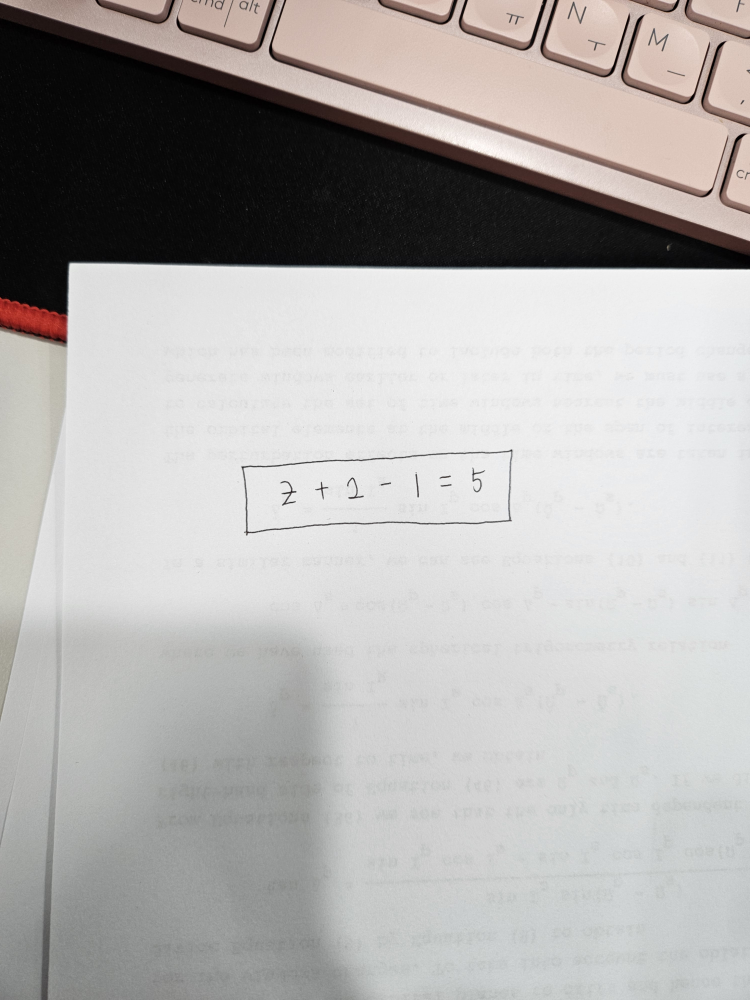
#> input picture data/test/test2.jpg, 3000 x 4000 px (shown at 1/4 size)
$ jupyter execute alpha_recognize.ipynb
#> lines starting #> are read from the running program, lines starting #| are printed output that depends on the picture; after the words box and inside, x2 and y2 are one past the last pixel; in counts of white or black regions, pixels touching at a corner belong together
#> further down, im is the input picture: shape (4000, 3000, 3); mean B, G, R 173.2, 174.6, 176.8
[cell 1]
from imutils.perspective import four_point_transform
import matplotlib.pyplot as plt
import cv2
import os

[cell 2]
def plt_imshow(title='image', img=None, figsize=(8 ,5)):
#> called with title = 'original image', figsize = (8, 5)
    plt.figure(figsize=figsize)

    if type(img) == list:
        if type(title) == list:
            titles = title
        else:
            titles = []

            for i in range(len(img)):
                titles.append(title)

        for i in range(len(img)):
            if len(img[i].shape) <= 2:
                rgbImg = cv2.cvtColor(img[i], cv2.COLOR_GRAY2RGB)
            else:
                rgbImg = cv2.cvtColor(img[i], cv2.COLOR_BGR2RGB)

            plt.subplot(1, len(img), i + 1), plt.imshow(rgbImg)
            plt.title(titles[i])
            plt.xticks([]), plt.yticks([])

        plt.show()
    else:
        if len(img.shape) < 3:
            rgbImg = cv2.cvtColor(img, cv2.COLOR_GRAY2RGB)
        else:
            rgbImg = cv2.cvtColor(img, cv2.COLOR_BGR2RGB)

        plt.imshow(rgbImg)
        plt.title(title)
        plt.xticks([]), plt.yticks([])
        plt.show()

[cell 3]
import imutils

def make_scan_image(image, width, ksize=(5,5), min_threshold=75, max_threshold=200):
#> called with width = 200, ksize = (3, 3), min_threshold = 20, max_threshold = 80
  image_list_title = []
  image_list = []

  org_image = image.copy()
  image = imutils.resize(image, width=width)
  ratio = org_image.shape[1] / float(image.shape[1])
#> ratio = 15

  # 이미지를 grayscale로 변환하고 blur를 적용
  # 모서리를 찾기위한 이미지 연산
  gray = cv2.cvtColor(image, cv2.COLOR_BGR2GRAY)
  blurred = cv2.GaussianBlur(gray, ksize, 0)
  edged = cv2.Canny(blurred, min_threshold, max_threshold)
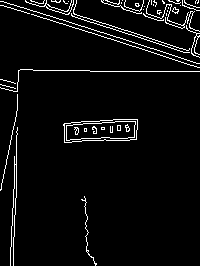
#> edged: shape (266, 200); 4.7% white in thin lines or dots

  image_list_title = ['gray', 'blurred', 'edged']
  image_list = [gray, blurred, edged]

  # contours를 찾아 크기순으로 정렬
  cnts = cv2.findContours(edged.copy(), cv2.RETR_EXTERNAL, cv2.CHAIN_APPROX_SIMPLE)
#> cnts = 44 contours, 42 with area under 20; largest, box (x1, y1, x2, y2) and area: (63, 119, 138, 143) 1434, (172, 7, 179, 14) 21
  cnts = imutils.grab_contours(cnts)
  cnts = sorted(cnts, key=cv2.contourArea, reverse=True)

  findCnt = None

  # 정렬된 contours를 반복문으로 수행하며 4개의 꼭지점을 갖는 도형을 검출
  for c in cnts:
    peri = cv2.arcLength(c, True)
    approx = cv2.approxPolyDP(c, 0.02 * peri, True)

    # contours가 크기순으로 정렬되어 있기때문에 제일 첫번째 사각형을 영역으로 판단하고 break
    if len(approx) == 4:
      findCnt = approx
      break
#> this loop made 1 pass
#> (peri, findCnt) on pass 1: (189, [[137, 119], [64, 123], [64, 142], [136, 139]])

  # 만약 추출한 윤곽이 없을 경우 오류
  if findCnt is None:
    raise Exception(("Could not find outline."))

  output = image.copy()
  cv2.drawContours(output, [findCnt], -1, (0, 255, 0), 2)
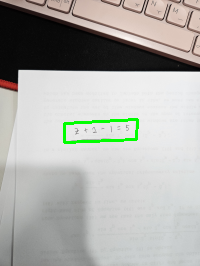
#> output: shape (266, 200, 3); mean of channels 0, 1, 2 171, 175, 174.6; drawn as B, G, R

  image_list_title.append("Outline")
  image_list.append(output)

  # 원본 이미지에 찾은 윤곽을 기준으로 이미지를 보정
  transform_image = four_point_transform(org_image, findCnt.reshape(4, 2) * ratio)
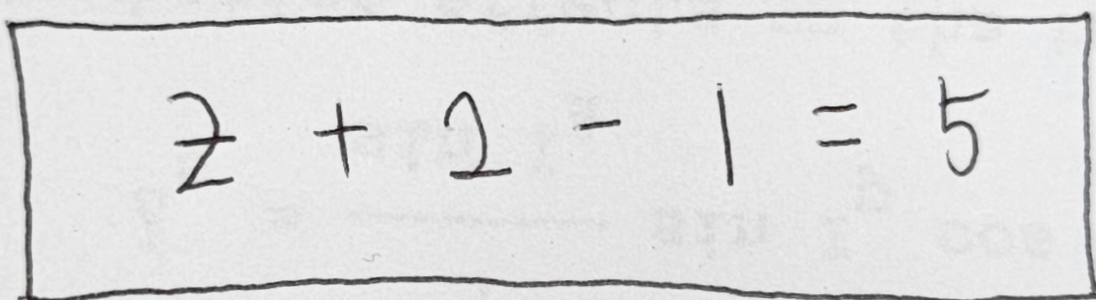
#> transform_image: shape (300, 1096, 3); mean B, G, R 222.5, 222.4, 222.4
  # remove border
  image_gray = cv2.cvtColor(transform_image, cv2.COLOR_BGR2GRAY)
  ret, thresh = cv2.threshold(image_gray, 127, 255, 0)
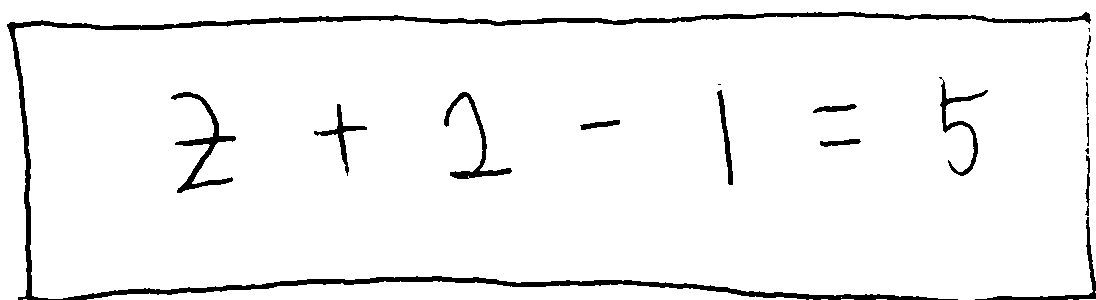
#> thresh: shape (300, 1096); 95.1% white; 19 black regions (4 under 20 px)

  contours, _ = cv2.findContours(thresh, cv2.RETR_EXTERNAL, cv2.CHAIN_APPROX_SIMPLE)
#> contours = 11 contours, 9 with area under 20; largest, box (x1, y1, x2, y2) and area: (0, 0, 1096, 300) 306501, (87, 281, 806, 300) 7541
  result_image = cv2.drawContours(thresh, contours, -1, (255, 255, 255), 100)
#> result_image: shape (300, 1096); 98.6% white; 9 black regions (1 under 20 px), largest, box (x1, y1, x2, y2) and area: (171, 92, 236, 193) 1221, (444, 92, 512, 179) 902, (939, 77, 988, 176) 772
  plt_imshow(image_list_title, image_list)
#> call 2 of plt_imshow, with figsize = (8, 5)
#> the loop in plt_imshow (call 2), `for i in range(len(img)):` made 4 passes
#> in plt_imshow (call 2), `plt.show()`:
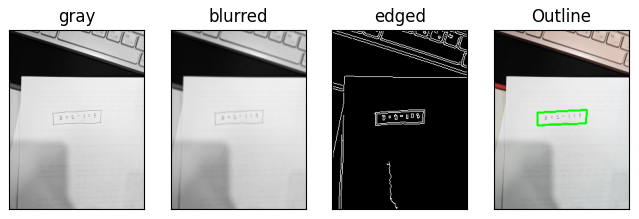
#> figure drawn by matplotlib, 4 panels
  plt_imshow('transform image', transform_image)

  return result_image

[cell 4]
# Import the modules
from skimage.feature import hog
import numpy as np
import matplotlib.pyplot as plt

# Read the input image
im = cv2.imread("../data/test/test2.jpg")

plt_imshow('original image', im)

# dilation kernal
kernel = np.ones((3, 3), np.uint8)

dilation = cv2.erode(im, kernel, iterations=6)
# im = dilation

im = make_scan_image(im, width=200, ksize=(3, 3), min_threshold=20, max_threshold=80)

plt_imshow('preprocess image', im)

[cell 5]
img = im

kernel = np.ones((9,9), np.uint8)

erosion = cv2.erode(img, kernel, iterations=5)
#> erosion: shape (300, 1096); 82.3% white; 7 black regions, largest, box (x1, y1, x2, y2) and area: (151, 72, 256, 213) 12722, (424, 72, 532, 199) 10652, (919, 57, 1008, 196) 10318
# dilation = cv2.dilate(img, kernel, iterations=1)

plt_imshow('image', erosion)
# plt_imshow('dilation', dilation)

[cell 6]
def padding(img, set_size):

    try:
        h,w = img.shape
    except:
        print('파일을 확인후 다시 시작하세요.')
        raise

    if h < w:
        new_width = set_size
        new_height = int(new_width * (h/w))
    else:
        new_height = set_size
        new_width = int(new_height * (w/h))

    if max(h, w) < set_size:
        img = cv2.resize(img, (new_width, new_height), cv2.INTER_CUBIC)
    else:
        img = cv2.resize(img, (new_width, new_height), cv2.INTER_AREA)


    try:
        h,w = img.shape
    except:
        print('파일을 확인후 다시 시작하세요.')
        raise

    delta_w = set_size - w
    delta_h = set_size - h
    top, bottom = delta_h//2, delta_h-(delta_h//2)
    left, right = delta_w//2, delta_w-(delta_w//2)

    new_img = cv2.copyMakeBorder(img, top, bottom, left, right, cv2.BORDER_CONSTANT, value=[255, 255, 255])

    return new_img

[cell 7]
def padding2(image):
    height, width = image.shape

    if width == height:
        return image
    elif width > height:
        dif = width - height
        image = cv2.copyMakeBorder(image, dif//2, dif//2, 0, 0, cv2.BORDER_REPLICATE, value=[255,255,255] )
        return image
    else:
        dif = height - width
        image = cv2.copyMakeBorder(image,0,0, dif//2, dif//2, cv2.BORDER_REPLICATE, value=[255,255,255] )
        return image

[cell 8]
im_gray = cv2.GaussianBlur(erosion, (5, 5), 0)

# Threshold the image
ret, im_th = cv2.threshold(im_gray, 90, 255, cv2.THRESH_BINARY_INV)
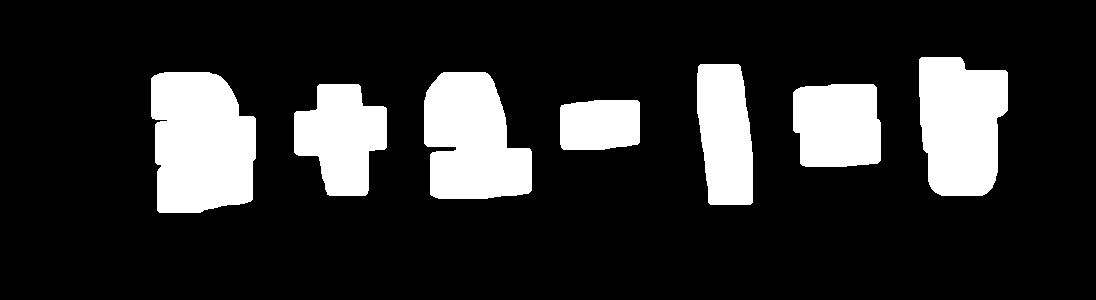
#> im_th: shape (300, 1096); 17.6% white; 7 white regions

# Find contours in the image
ctrs, hier = cv2.findContours(im_th.copy(), cv2.RETR_EXTERNAL, cv2.CHAIN_APPROX_SIMPLE)
#> ctrs = 7 contours; box (x1, y1, x2, y2) and area: (151, 72, 256, 213) 12442, (424, 72, 532, 199) 10367, (919, 57, 1008, 196) 10070, (294, 84, 387, 196) 7064, (793, 84, 881, 167) 6569, (697, 64, 753, 205) 6545, (560, 100, 640, 150) 3661

# Get rectangles contains each contour
rects = [cv2.boundingRect(ctr) for ctr in ctrs]
#> rects = [(560, 100, 80, 50), (793, 84, 88, 83), (294, 84, 93, 112), (424, 72, 108, 127), (151, 72, 105, 141), (697, 64, 56, 141), (919, 57, 89, 139)]
rects.sort(key=lambda x:x[0])
rect_imgs = []

# For each rectangular region
count = 0
img_coordinate = []
for rect in rects:
    # Draw the rectangles

    # rectangle on the original image
    # cv2.rectangle(im, (rect[0], rect[1]), (rect[0] + rect[2], rect[1] + rect[3]), (0, 255, 0), 3)

    # Make the rectangular region around the digit

    # leng = int(rect[3] * 1.6)
    # pt1 = int(rect[1] + rect[3] // 2 - leng // 2)
    # pt2 = int(rect[0] + rect[2] // 2 - leng // 2)
    pt1 = rect[1]
    pt2 = rect[0]
    ptx = rect[2]
    pty = rect[3]

    # [startY:endY, startX:endX]
    roi = im[pt1:pt1+pty, pt2:pt2+ptx]
    if roi.size <= 0:
        continue

    count += 1
    # print(count)
    # Resize the image
    rect_imgs.append(roi)
    roi = cv2.resize(roi, (28, 28), interpolation=cv2.INTER_AREA)
    se = cv2.getStructuringElement(cv2.MORPH_RECT, (1, 7))
    roi = cv2.dilate(roi, se)
    img_coordinate.append([pt2, pt1])
#> this loop made 7 passes
#> (rect, pt1, pt2, ptx, pty) on passes 1 to 7: ((151, 72, 105, 141), 72, 151, 105, 141), ((294, 84, 93, 112), 84, 294, 93, 112), ((424, 72, 108, 127), 72, 424, 108, 127), ((560, 100, 80, 50), 100, 560, 80, 50), ((697, 64, 56, 141), 64, 697, 56, 141), ((793, 84, 88, 83), 84, 793, 88, 83), ((919, 57, 89, 139), 57, 919, 89, 139)
#> pass 1, `roi = im[pt1:pt1+pty, pt2:pt2+ptx]`:
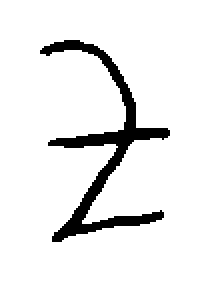
#> roi: shape (141, 105) (shown 2 times larger); 91.8% white; 1 black region, box (x1, y1, x2, y2) and area: (20, 20, 85, 121) 1221
#> pass 2, `roi = im[pt1:pt1+pty, pt2:pt2+ptx]`:
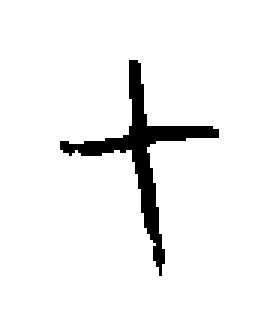
#> roi: shape (112, 93) (shown 3 times larger); 94.8% white; 1 black region, box (x1, y1, x2, y2) and area: (20, 20, 73, 92) 542
#> after the loop, count = 7; img_coordinate = [[151, 72], [294, 84], [424, 72], [560, 100], [697, 64], [793, 84], [919, 57]]; rect_imgs = 7 items

count = 0
save_path = '../data/output/'

if not os.path.isdir(save_path):
    os.mkdir(save_path)

for f in os.listdir(save_path):
    os.remove(os.path.join(save_path, f))

for img in rect_imgs:
    img = padding(img, 45)
    # img = padding2(img)
    cv2.imwrite(f'{save_path}/{count}.jpg', img)
    count += 1
#> this loop made 7 passes
#> (new_height in padding, new_width in padding, delta_w in padding, delta_h in padding, top in padding, bottom in padding) on passes 1, 2, 3, 5, 7: (45, 33, 12, 0, 0, 0), (45, 37, 8, 0, 0, 0), (45, 38, 7, 0, 0, 0), (45, 17, 28, 0, 0, 0), (45, 28, 17, 0, 0, 0)
#> (new_width in padding, new_height in padding, delta_w in padding, delta_h in padding, top in padding, bottom in padding) on passes 4, 6: (45, 28, 0, 17, 8, 9), (45, 42, 0, 3, 1, 2)
#> pass 1, in padding, `new_img = cv2.copyMakeBorder(img, top, bottom, left, right, cv2.BORDER..`:
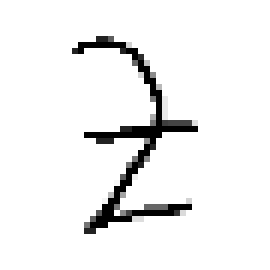
#> new_img: shape (45, 45) (shown 6 times larger); min 0, max 255, mean 239.8
#> after the loop, count = 7

h, w = im.shape
#> h = 300; w = 1096

print(f'original image width: {w}, height: {h}')
#| original image width: 1096, height: 300
plt_imshow('', img=im)
print(img_coordinate)
#| [[151, 72], [294, 84], [424, 72], [560, 100], [697, 64], [793, 84], [919, 57]]
plt_imshow('', img=rect_imgs)
#> the loop in plt_imshow (call 7), `for i in range(len(img)):` made 7 passes
#> after the loop in plt_imshow (call 7), `for i in range(len(img)):`: titles = ['', '', '', '', '', '', '']
#> in plt_imshow (call 7), `plt.show()`:
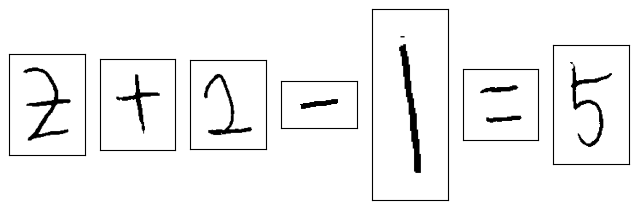
#> figure drawn by matplotlib, 7 panels
